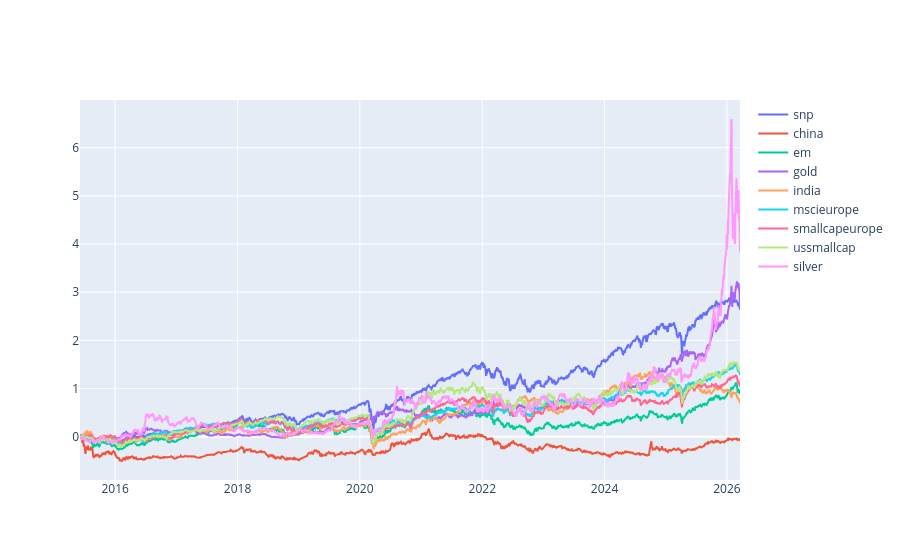

Notebook source saved alongside this figure:
### Code cell
graph = go.Figure()
for i in range(returns.shape[1]):
    L = list(range(T))
    cum_returns = np.cumprod(1 + returns[:,i]) - 1
    graph.add_trace(go.Scatter(x=dates, y=cum_returns, name=names[i]))
graph.show()

### Figure 1 — Plotly figure (JSON) as saved in the notebook; plotly's stock layout.template omitted (floating-point values rounded to 4 significant figures; data arrays with more than 128 entries replaced by an {"elided": "..."} marker saying what was removed)
{"data": [{"name": "snp", "type": "scatter", "x": {"elided": "2413 str values"}, "y": {"elided": "2413 float values"}}, {"name": "china", "type": "scatter", "x": {"elided": "2413 str values"}, "y": {"elided": "2413 float values"}}, {"name": "em", "type": "scatter", "x": {"elided": "2413 str values"}, "y": {"elided": "2413 float values"}}, {"name": "gold", "type": "scatter", "x": {"elided": "2413 str values"}, "y": {"elided": "2413 float values"}}, {"name": "india", "type": "scatter", "x": {"elided": "2413 str values"}, "y": {"elided": "2413 float values"}}, {"name": "mscieurope", "type": "scatter", "x": {"elided": "2413 str values"}, "y": {"elided": "2413 float values"}}, {"name": "smallcapeurope", "type": "scatter", "x": {"elided": "2413 str values"}, "y": {"elided": "2413 float values"}}, {"name": "ussmallcap", "type": "scatter", "x": {"elided": "2413 str values"}, "y": {"elided": "2413 float values"}}, {"name": "silver", "type": "scatter", "x": {"elided": "2413 str values"}, "y": {"elided": "2413 float values"}}], "layout": {}}
